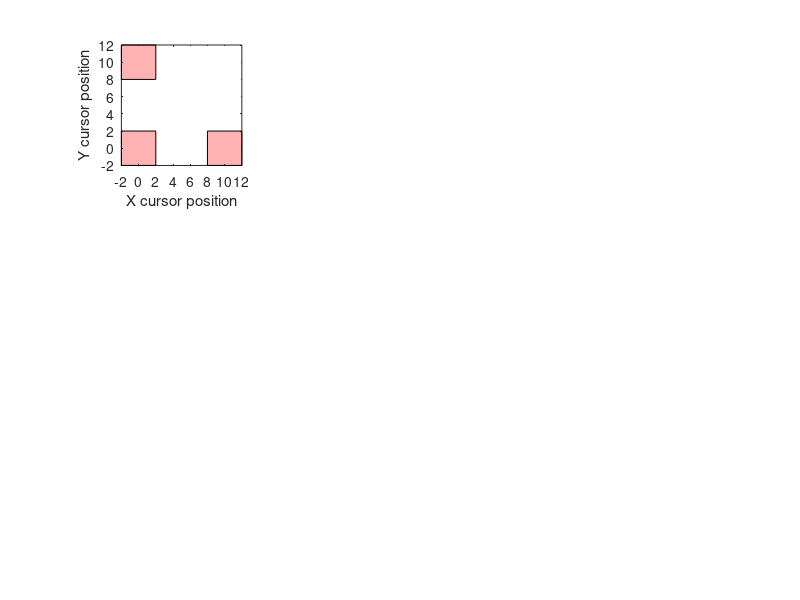

Write MATLAB code to recreate this figure. (Note: this script raises an error after producing the figure.)
%% For HC, 1D/2D BC comparison
if 0
    HCi = [1 2];
    BC1Dsi = [5 6];
    BC1Dg3i = [3 4];
    BC2Di = [7 9];
    C_all{1} = mean(C_AllFiles(:,:,HCi(1):HCi(2)),3);
    C_all{2} = mean(C_AllFiles(:,:,BC1Dsi(1):BC1Dsi(2)),3);
    C_all{3}= mean(C_AllFiles(:,:,BC1Dg3i(1):BC1Dg3i(2)),3);
    C_all{4} = mean(C_AllFiles(:,:,BC2Di(1):BC2Di(2)),3);
    
    C{1} = C_AllFiles(13:16,103:end,HCi(1):HCi(2));
    C{2} = C_AllFiles(13:16,103:end,BC1Dsi(1):BC1Dsi(2));
    C{3}= C_AllFiles(13:16,103:end,BC1Dg3i(1):BC1Dg3i(2));
    C{4} = C_AllFiles(13:16,103:end,BC2Di(1):BC2Di(2));   
    
    for i = 1:size(C,2)
        C_mean{i} = mean(C{i},3);
        C_mean_vector(:,i) = reshape(C_mean{i},208,1);
    end
    
    subplot(3,4,1)
    hold on
    for j = HCi(1):HCi(2)
        for i = 1:length(Trial_Success_Path_Whole_File{j})
            if length(Trial_Success_Path_Whole_File{j}{i}) < 120
                plot(Trial_Success_Path_Whole_File{j}{i}(:,2),Trial_Success_Path_Whole_File{j}{i}(:,3))
                hold on
            end
        end
    end
    title('Hand Control')
    xlabel('X cursor position')
    ylabel('Y cursor position')
    
    subplot(3,4,2)
    hold on
    for j = BC1Dsi(1):BC1Dsi(2)
        for i = 1:length(Trial_Success_Path_Whole_File{j})
            if length(Trial_Success_Path_Whole_File{j}{i}) < 120
                plot(Trial_Success_Path_Whole_File{j}{i}(:,2),Trial_Success_Path_Whole_File{j}{i}(:,3))
            end
        end
    end
    title('1D Spike Brain Control')
    
    subplot(3,4,3)
    hold on
    for j = BC1Dg3i(1):BC1Dg3i(2)
        for i = 1:length(Trial_Success_Path_Whole_File{j})
            if length(Trial_Success_Path_Whole_File{j}{i}) < 120
                plot(Trial_Success_Path_Whole_File{j}{i}(:,2),Trial_Success_Path_Whole_File{j}{i}(:,3))
            end
        end
    end
    title('1D Gamma Brain Control')
    
    subplot(3,4,4)
    hold on
    for j = BC2Di(1):BC2Di(2)
        for i = 1:length(Trial_Success_Path_Whole_File{j})
            if length(Trial_Success_Path_Whole_File{j}{i}) < 120
                plot(Trial_Success_Path_Whole_File{j}{i}(:,2),Trial_Success_Path_Whole_File{j}{i}(:,3))
            end
        end
    end
    title('2D Brain Control')
    
    subplot(3,4,4)
    h = fill([-2,-2,2,2],[12,8,8,12],'r');
    set(h,'FaceAlpha',.3)
    hold on
    p = fill([8,8,12,12],[2,-2,-2,2],'r');
    set(p,'FaceAlpha',.3)
    m = fill([2,2,-2,-2],[2,-2,-2,2],'r');
    set(m,'FaceAlpha',.3)
    axis square
    
    for j = 1:length(C)
        subplot(3,4,j+4)
        imagesc(C_all{j})
        caxis([0 .4])
    end
    subplot(3,4,5)
    xlabel('Time (50 ms bins)')
    ylabel('Freq (2 Hz bins)')

    
    subplot(3,4,[9 10 11 12])
    boxplot(C_mean_vector)
    xticks = [1 2 3 4];
    xlabels = {'HC', '1D Spike','1D Gamma', '2D'};
    set(gca,'XTick',xticks,'XTickLabel',xlabels)
    ylabel('Coherence')

    
%     [~,C_1Dgamma_2D_p] = ttest(C_2D_file_mean_vector,C_1D_gamma_file_mean_vector)
%     [~,C_1Dspike_2D_p] = ttest(C_2D_file_mean_vector,C_1D_spike_file_mean_vector)
%     [~,C_HC_2D_p] = ttest(C_2D_file_mean_vector,C_HC_file_mean_vector)
%     [~,C_HC_1Dspike_p] = ttest(C_1D_spike_file_mean_vector,C_HC_file_mean_vector)
    
end

% if 0
%
%     for i = 1:size(C_AllFiles,3)
%         C{i} = C_AllFiles(13:16,103:end,i);
%         C_mean{i} = mean(C{i},3);
%         C_mean_vector(:,i) = reshape(C_mean{i},208,1);
%
%     end
%
%     [p,table,stats] = anova1(C_mean_vector)
%
%     hist(C_mean_vector(:,1),[0:.005:.4])
%     set(gco,'FaceColor','none','EdgeColor','b','LineWidth',4.0)
%     hold on
%
%     hist(C_mean_vector(:,2),[0:.005:.5])
%     set(gco,'FaceColor','none','EdgeColor','r','LineWidth',4.0)
%
%     hist(C_mean_vector(:,3),[0:.005:.4])
%     set(gco,'FaceColor','none','EdgeColor','y','LineWidth',2.0)
%
%     hist(C_mean_vector(:,4),[0:.005:.4])
%     set(gco,'FaceColor','none','EdgeColor','g','LineWidth',2.0)
% end

%% For learning comparison
 k = 1;
for j = [1, 2, 4]%length(Trial_Success_Path_Whole_File)
    subplot(3,3,k)
    h = fill([-2,-2,2,2],[12,8,8,12],'r');
    set(h,'FaceAlpha',.3)
    hold on
    p = fill([8,8,12,12],[2,-2,-2,2],'r');
    set(p,'FaceAlpha',.3)
    m = fill([2,2,-2,-2],[2,-2,-2,2],'r');
    set(m,'FaceAlpha',.3)
    axis square
    if j ==1
        xlabel('X cursor position')
        ylabel('Y cursor position')
    end
    for i = 1:length(Trial_Success_Path_Whole_File{j})
        if length(Trial_Success_Path_Whole_File{j}{i}) < 120
            plot(Trial_Success_Path_Whole_File{j}{i}(:,2),Trial_Success_Path_Whole_File{j}{i}(:,3))
        end
    end
    k = k +1;
end

q= 1;
for j = [1,2,3]%:length(Trial_Success_Path_Whole_File)
    subplot(3,3,j+3)
    imagesc(C_AllFiles(:,:,j))
    q = q+1;
    caxis([0 .2])
end

subplot(3,3,4)
xlabel('Time (50 ms bins)')
ylabel('Freq (2 Hz bins)')


subplot(3,3,[7 8 9])
boxplot(C_mean_vector(:,[1,2,4]))

xticks = [1 2 3];
xlabels = {'Early', 'Middle ', 'Late'};
set(gca,'XTick',xticks,'XTickLabel',xlabels)
ylabel('Coherence')

%% For changing colors on the fly (in the loop)
% if 0
%     colors = [0 0 1; 0 1 0; 1 0 0; .5 .5 0]
%     for j = 1:length(Trial_Success_Path_Whole_File)
%         h = hist(C_mean_vector(:,j),[0:.005:.4])
%         b = bar(h)
%         set(b,'FaceColor','none','EdgeColor',colors(j,:),'LineWidth',4.0)
%         hold on
%     end
%
%     hist(C_2D_file_mean_vector,[0:.005:.4])
%     set(gco,'FaceColor','none','EdgeColor','b','LineWidth',4.0)
%     hold on
%
%     hist(C_HC_file_mean_vector,[0:.005:.5])
%     set(gco,'FaceColor','none','EdgeColor','r','LineWidth',4.0)
%
%     hist(C_1D_gamma_file_mean_vector,[0:.005:.4])
%     set(gco,'FaceColor','none','EdgeColor','y','LineWidth',2.0)
%
%     hist(C_1D_spike_file_mean_vector,[0:.005:.4])
%     set(gco,'FaceColor','none','EdgeColor','g','LineWidth',2.0)
%
%     hist(C_1D_file_mean_vector)
%
%     legend('2D Brain Control','Hand Control','1D Gamma Control','1D Spike Control')
%     title('Distribution of Spike-[200-300] Hz File Avgeraged Coherence in last 200 ms of Successful Trials')
% end